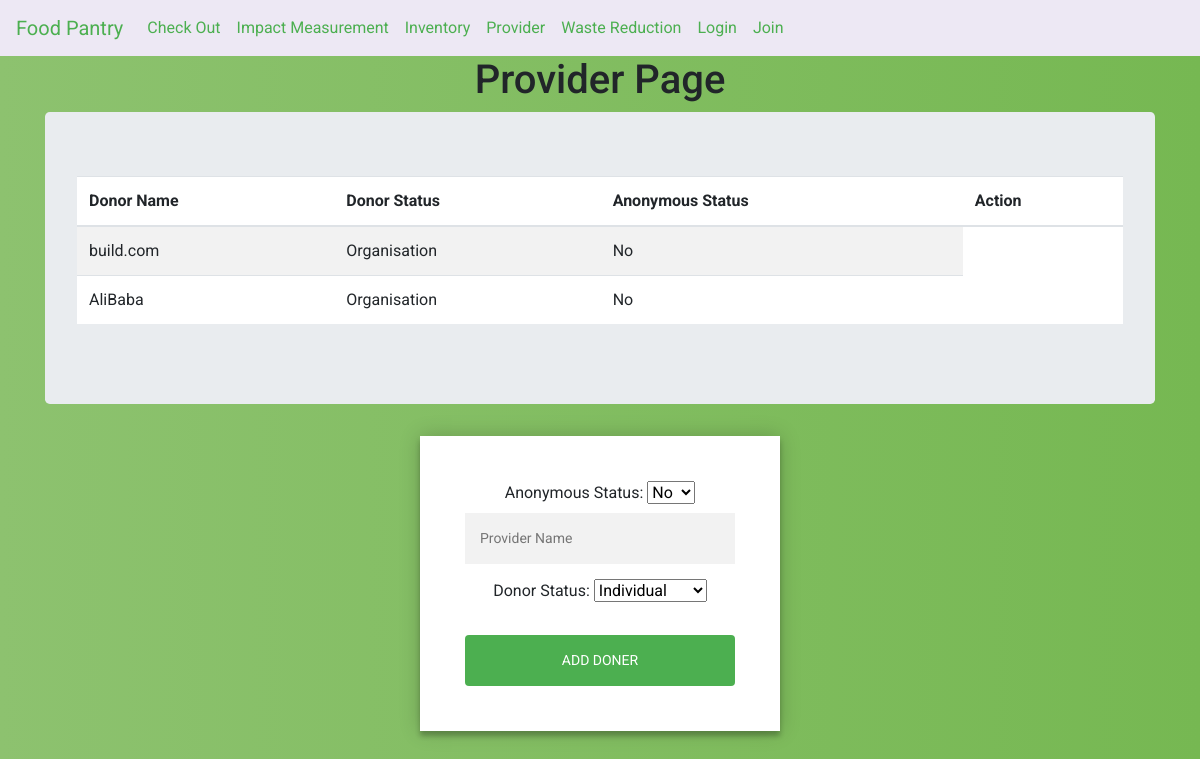
/provider/, run on an earlier commit of the app's database.
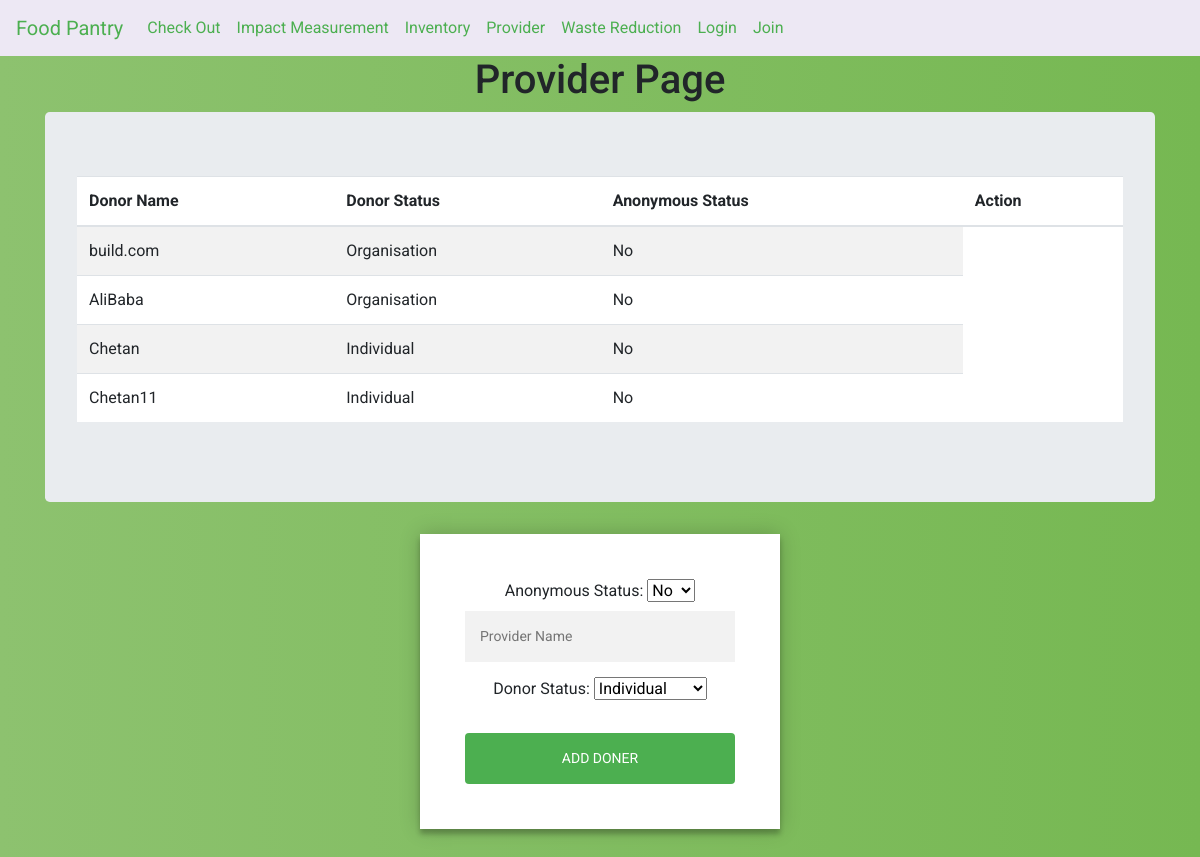
And on a later commit of the database.
### provider/models.py (models this page shows, shortened)
class provider(models.Model):
    donor_name = models.CharField(max_length=50,primary_key=True )
    donor_status = models.CharField(max_length=50)
    anonymous_status = models.CharField(max_length=3)

### provider/views.py (the view)
# urls.py: path('provider/', provider_views.provider_view, name='provider_view'),
def provider_view(request):
	donor = provider.objects.all()
	donor_data = provider_form()
	if (request.method=="POST"):
			donor_data = provider_form(request.POST)
	if donor_data.is_valid():
			donor_data.save()
	context = {'donor':donor,'donor_data':donor_data}
	return render(request, 'provider/provider.html',context)

### provider/forms.py
class provider_form(forms.ModelForm):
    donor_name = forms.CharField(widget=forms.TextInput(attrs={'placeholder': 'Provider Name '}))
    CHS = [('Individual', 'Individual'), ('Organisation', 'Organisation')]
    donor_status = forms.CharField(widget=forms.Select(attrs={'style':'display:inline;'},choices=CHS))
    CH = [('No', 'No'),('Yes', 'Yes')]
    anonymous_status = forms.CharField(widget=forms.Select(attrs={'style':'display:inline;'},choices=CH))
    class Meta():
	     model = provider
	     fields = '__all__'

### templates/provider/provider.html (shortened to what this page needs)
<!DOCTYPE html>
<html>
<head>
	{% include "dashboard/shared_links.html" %}
</head>
<body>
	{% include "dashboard/navigation_bar.html" %}
<h1>Provider Page</h1>
 {% load static %}
<div class="container">
<div class="jumbotron">
 <table bgcolor="white" class="table table-striped">
  <thead>
    <tr>
      <th scope="col">Donor Name</th>
      <th scope="col">Donor Status</th>
      <th scope="col">Anonymous Status</th>
	  <th scope="col">Action</th>
    </tr>
  </thead>
  <tbody>
{% for each in donor %}
    <tr>
    				<td>{{each.donor_name}}</td>
					<td>{{each.donor_status}}</td>
					<td>{{each.anonymous_status}}</td>
    	</tr>
		 		{% endfor %}
  </tbody>
</table>
</div>
</div>
<div class="container">
<div class="form">
	<div class="login-form">
		<form method="POST" action="/provider/">
					<label>Anonymous Status:</label>
					{{donor_data.anonymous_status}}
					{{donor_data.donor_name}}
					<label>Donor Status:</label>
					{{donor_data.donor_status}}
					<br>
					<br>
		<button type="submit" class="btn btn-info">Add Doner</button>
	</form>
</div>
</div>
</div>
</body>
</html>

What changed in the data, as far as the page shows it:
added provider: donor_name "Chetan", donor_status "Individual", anonymous_status "No"
added provider: donor_name "Chetan11", donor_status "Individual", anonymous_status "No"
